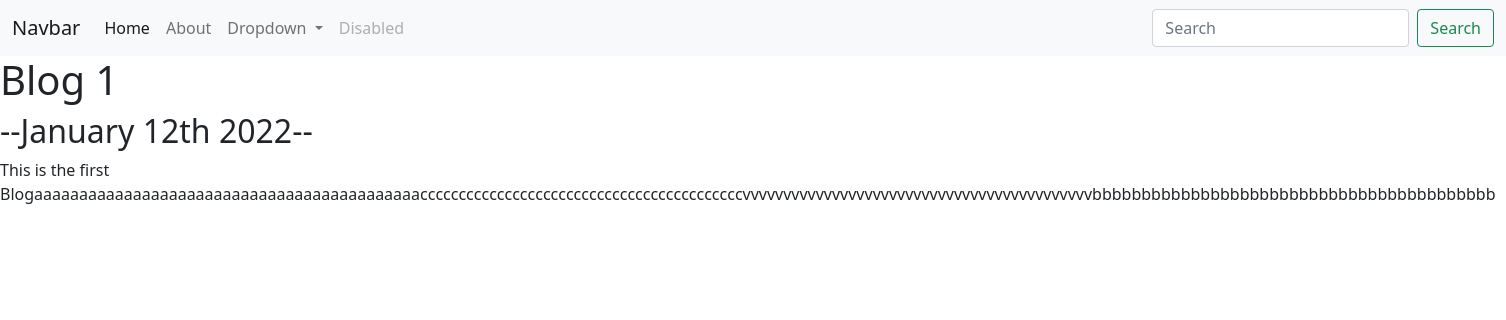
The page /blog/1 on the database its author committed.
### blog/models.py (models this page shows, shortened)
class Blog(models.Model):
    title = models.CharField(max_length=200)
    description = models.TextField()
    date = models.DateField()

### blog/views.py (the view)
# urls.py: path('<int:blog_id>',views.detail, name='detail')
def detail(request, blog_id):
    blog = get_object_or_404(Blog, pk=blog_id)
    return render(request, 'blog/detail.html', {'blog':blog})

### blog/templates/blog/detail.html
{% extends 'portfolio/base.html' %}
{% block content %}
<h1>{{ blog.title }}</h1>
<h2>--{{ blog.date|date:'F jS Y' }}--</h2>
{{blog.description|safe}}
{% endblock %}

### rows shown on the page
Blog: title "Blog 1", date "January 12th 2022", description "This is the first Blogaaaaaaaaaaaaaaaaaaaaaaaaaaaaaaaaaaaaaaaaaaaccccccccccccccccccccccccccccccccccccccccccvvvvvvvvvvvvvvvvvvvvvvvvvvvvvvvvvvvvvvvvvvvbbbbbbbbbbbbbbbbbbbbbbbbbbbbbbbbbbbbbbbbb"
